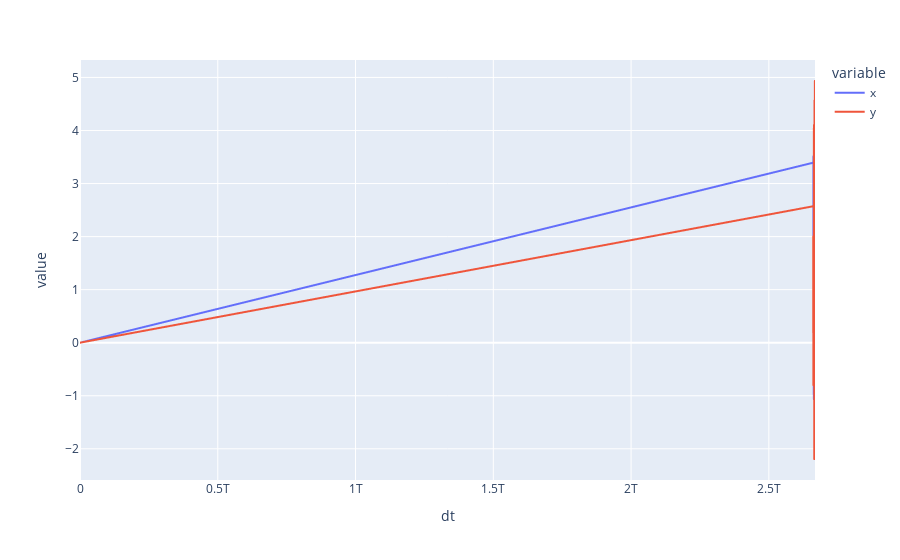

The notebook cell saved with this chart:
### Code cell
px.line(, x="dt", y=["x", "y"])

### Figure 1 — Plotly figure (JSON) as saved in the notebook; plotly's stock layout.template omitted (floating-point values rounded to 4 significant figures; data arrays with more than 128 entries replaced by an {"elided": "..."} marker saying what was removed)
{"data": [{"hovertemplate": "variable=x<br>dt=%{x}<br>value=%{y}<extra></extra>", "legendgroup": "x", "line": {"color": "#636efa", "dash": "solid"}, "marker": {"symbol": "circle"}, "mode": "lines", "name": "x", "showlegend": true, "type": "scattergl", "x": {"elided": "10000 int values"}, "xaxis": "x", "y": {"elided": "10000 float values"}, "yaxis": "y"}, {"hovertemplate": "variable=y<br>dt=%{x}<br>value=%{y}<extra></extra>", "legendgroup": "y", "line": {"color": "#EF553B", "dash": "solid"}, "marker": {"symbol": "circle"}, "mode": "lines", "name": "y", "showlegend": true, "type": "scattergl", "x": {"elided": "10000 int values"}, "xaxis": "x", "y": {"elided": "10000 float values"}, "yaxis": "y"}], "layout": {"legend": {"title": {"text": "variable"}, "tracegroupgap": 0}, "margin": {"t": 60}, "xaxis": {"anchor": "y", "domain": [0, 1], "title": {"text": "dt"}}, "yaxis": {"anchor": "x", "domain": [0, 1], "title": {"text": "value"}}}}
